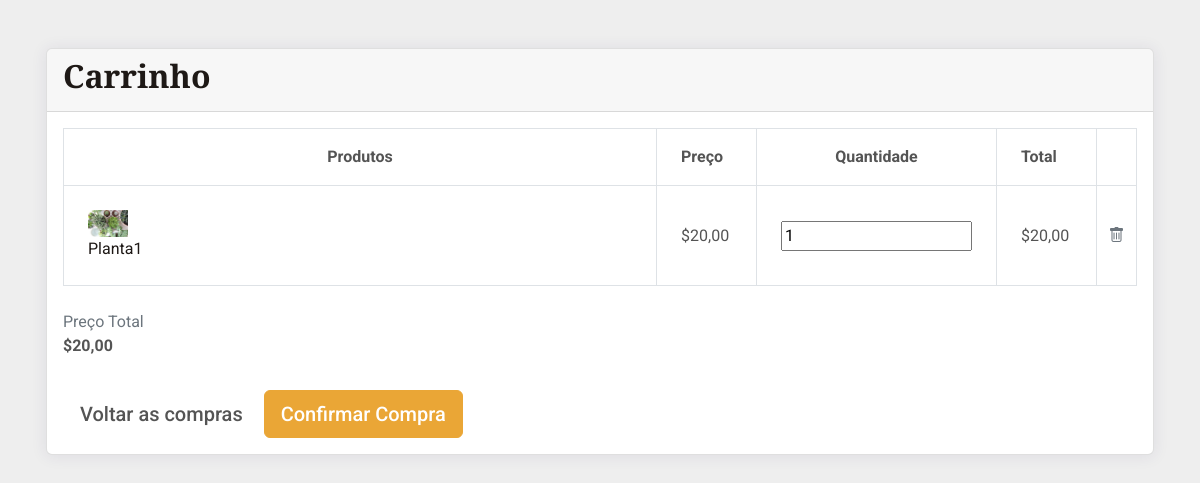
Screenshot of /pags/carrinho.php?acao=add&id=1 (signed in) with the database file from the repository.
### tables this page shows
CREATE TABLE IF NOT EXISTS tb_produto (
  cd_produto INT NOT NULL AUTO_INCREMENT,
  nm_produto VARCHAR(45) NOT NULL,
  vl_preco DECIMAL(9,2) NOT NULL,
  ds_produto LONGTEXT NOT NULL,
  qtd_produto INT NOT NULL,
  ft_produto_principal VARCHAR(100) NULL,  
  ft_produto_secundario1 VARCHAR(100) NULL,
  ft_produto_secundario2 VARCHAR(100) NULL,
  ft_produto_secundario3 VARCHAR(100) NULL,
  PRIMARY KEY (cd_produto),
  
  id_categoria INT NOT NULL,
  
  FOREIGN KEY (id_categoria)
  REFERENCES tb_categoria (cd_categoria)
);

### pags/carrinho.php (the view, shortened to what this page needs)
<!DOCTYPE html>
<html lang="pt-BR">
<head>
    <link href="https://cdnjs.cloudflare.com/ajax/libs/font-awesome/5.10.0/css/all.min.css" rel="stylesheet">
    <link href="https://cdn.jsdelivr.net/npm/bootstrap-icons@1.4.1/font/bootstrap-icons.css" rel="stylesheet">
    <link href="../lib/animate/animate.min.css" rel="stylesheet">
    <link href="../lib/owlcarousel/assets/owl.carousel.min.css" rel="stylesheet">
    <link href="https://cdn.jsdelivr.net/npm/bootstrap@5.2.1/dist/css/bootstrap.min.css" rel="stylesheet">
    <link href="../css/bootstrap.min.css" rel="stylesheet">
    <link href="../css/style.css" rel="stylesheet">
</head>
<?php
  include_once("../php/conexao.php");
  if (isset($_SESSION['email']) && isset($_SESSION['senha'])) {
    if (isset($_GET['acao'])) {
        if ($_GET['acao'] == 'add') {
            $id = intval($_GET['id']);
        }
    }
  } else {
    header("Location: login.php");
  }
?>
<body>
<div class="container px-3 my-5 clearfix">
    <div class="card">
        <div class="card-header">
            <h2>Carrinho</h2>
        </div>
        <div class="card-body">
            <div class="table-responsive">
              <table class="table table-bordered m-0">
                <thead>
                  <tr>
                    <th class="text-center py-3 px-4" style="min-width: 400px;">Produtos</th>
                    <th class="text-right py-3 px-4" style="width: 100px;">Preço</th>
                    <th class="text-center py-3 px-4" style="width: 120px;">Quantidade</th>
                    <th class="text-right py-3 px-4" style="width: 100px;">Total</th>
                    <th class="text-center align-middle py-3 px-0" style="width: 40px;"><a href="#" class="shop-tooltip float-none text-light" title="" data-original-title="Clear cart"><i class="ino ion-md-trash"></i></a></th>
                  </tr>
                </thead>
                <form action="?acao=up" id="form" method="POST">
             <tbody>
          <?php
                if (count($_SESSION['carrinho']) == 0) {
                    echo '<tr><td colspan="5"> Não há produto no carrinho </td></tr>';
                } else {
                    foreach ($_SESSION['carrinho'] as $id => $qtd) {
                        $sql = "SELECT * FROM tb_produto WHERE cd_produto= '$id'";
                        $result = mysqli_query($mysqli, $sql);
                        $row = mysqli_fetch_assoc($result);
                        $nome = $row['nm_produto'];
                        $valor = number_format($row['vl_preco'], 2, ',', '.');
                        $sub = number_format($row['vl_preco'] * $qtd, 2, ',', '.');
                        $total += $sub;
                        echo'
                  <tr>
                    <td class="p-4">
                      <div class="media align-items-center">
                      <img class="d-block ui-w-40 ui-bordered mr-4" src="../admin/db_admin/'.$row['ft_produto_principal'].'" alt="">
                        <div class="media-body">
                          <a href="#" class="d-block text-dark">' . $nome . '</a>
                        </div>
                      </div>
                    </td>
                    <td class="text-right font-weight-semibold align-middle p-4">$' . $valor . '</td>
                    <td class="align-middle p-4"><input type="number" onchange="alterar()" id="qtd" name="prod[' . $id . ']" value="' . $qtd . '"> </td>
                    <td class="text-right font-weight-semibold align-middle p-4">$' . $sub . '</td>
                    <td class="text-center align-middle px-0"> <a href="?acao=del&id=' . $row['cd_produto'] . '"> <i class="bi bi-trash text-muted"> </i> <a/> </td>
                  </tr>
                  ';
                    }
                }
              $total = number_format($total, 2, ',', '.');
                echo '
                </tbody>
              </table>
            </div>
            <div class="d-flex flex-wrap justify-content-between align-items-center pb-4">
              <div class="d-flex">
                <div class="text-right mt-4">
                  <label class="text-muted font-weight-normal m-0">Preço Total</label>
                  <div class="text-large"><strong> $' . $total . ' </strong></div>
                </div>
              </div>
            </div>
            <div class="float-right">
              <button type="button"  onclick="voltar()" class="btn btn-lg btn-default md-btn-flat mt-2 mr-3">Voltar as compras</button>
              <a aria-label="Chat on WhatsApp" href="https://wa.me/5513988562691">
                <button type="button"  onclick="comprar()" class="btn btn-lg btn-primary mt-2">Confirmar Compra</button>
              </a>
            </div>
            ';
          ?>
          </div>
      </div>
  </div>
</body>

### css/style.css (style rules this page uses)
:root { --primary: #eaa636 !important; --secondary: #545454 !important; --light: #FDF5EB !important; --dark: #0c0c0b !important; }
body { overflow-x: hidden !important; }
.btn { font-weight: 500; transition: .5s; }
.btn.btn-primary { color: #FFFFFF; }
input[type=number] { -moz-appearance: textfield; }

### pags/carrinho.php (style rules this page uses)
body { margin-top:20px; background:#eee; }
.ui-w-40 { width: 40px !important; height: auto; }
.card { box-shadow: 0 1px 15px 1px rgba(52,40,104,.08); }

### rows the page displays
tb_produto: ft_produto_principal (picture), nm_produto "Planta1", vl_preco "20,00", value "1"

### other values shown
$total "20,00"
